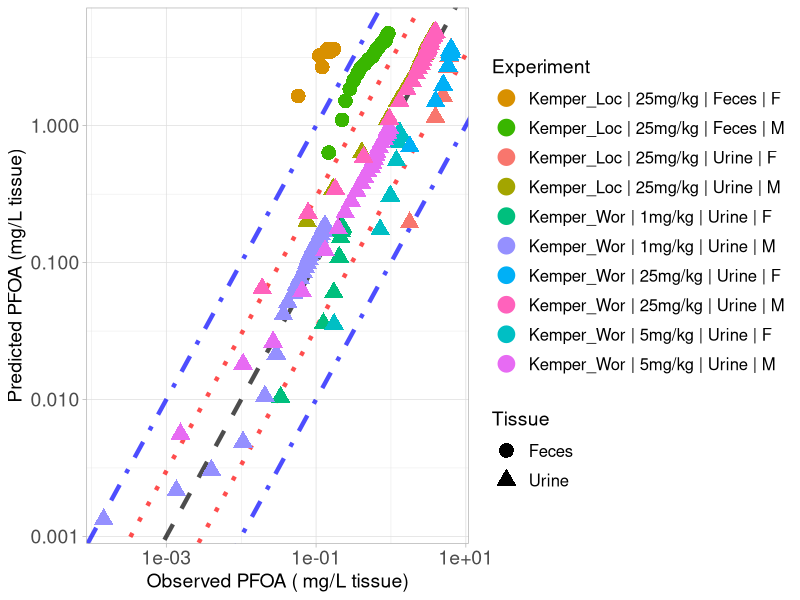

Write the R code that produced this figure.
library(ggplot2)

#setwd("C:/Users/ptsir/Documents/GitHub/PFAS_PBK_models/PFOA inhalation Rat/Validation/Validation_results")
setwd("C:/Users/dpjio/Documents/GitHub/PFAS_PBK_models/PFOA inhalation Rat/Validation/full_params_no_weights")

# Load Results 

# Results from Loccisano
Kemper_excreta_Loccisano_results <- read.csv("Kemper_2003_Excreta_Loccisano_results.csv", header = T)

Kemper_Urine_F_25_Loc <- Kemper_excreta_Loccisano_results[Kemper_excreta_Loccisano_results$Dose == 25 & 
                                             Kemper_excreta_Loccisano_results$Tissue  == "Urine" &
                                          Kemper_excreta_Loccisano_results$sex == "F", ]
Kemper_Urine_F_25_Loc$Experiment <- "Kemper_Loc | 25mg/kg | Urine | F"


Kemper_Feces_F_25_Loc <- Kemper_excreta_Loccisano_results[Kemper_excreta_Loccisano_results$Dose == 25 & 
                                              Kemper_excreta_Loccisano_results$Tissue  == "Feces" &
                                              Kemper_excreta_Loccisano_results$sex == "F", ]
Kemper_Feces_F_25_Loc$Experiment <- "Kemper_Loc | 25mg/kg | Feces | F"



Kemper_Urine_M_25_Loc <- Kemper_excreta_Loccisano_results[Kemper_excreta_Loccisano_results$Dose == 25 & Kemper_excreta_Loccisano_results$Tissue == "Urine" &
                                             Kemper_excreta_Loccisano_results$sex == "M", ]
Kemper_Urine_M_25_Loc$Experiment <- "Kemper_Loc | 25mg/kg | Urine | M"



Kemper_Feces_M_25_Loc <- Kemper_excreta_Loccisano_results[Kemper_excreta_Loccisano_results$Dose == 25 & Kemper_excreta_Loccisano_results$Tissue == "Feces" &
                                             Kemper_excreta_Loccisano_results$sex == "M", ]
Kemper_Feces_M_25_Loc$Experiment <- "Kemper_Loc | 25mg/kg | Feces | M"

#Results from Worley
Kemper_excreta_Worley_results <- read.csv("Kemper_2003_Excreta_Worley_results.csv", header = T)

Kemper_Urine_F_1_Wor <- Kemper_excreta_Worley_results[Kemper_excreta_Worley_results$Dose == 1 & 
                                                           Kemper_excreta_Worley_results$Tissue  == "Urine" &
                                                        Kemper_excreta_Worley_results$sex == "F", ]
Kemper_Urine_F_1_Wor$Experiment <- "Kemper_Wor | 1mg/kg | Urine | F"


Kemper_Urine_F_5_Wor <- Kemper_excreta_Worley_results[Kemper_excreta_Worley_results$Dose == 5 & 
                                                        Kemper_excreta_Worley_results$Tissue  == "Urine" &
                                                        Kemper_excreta_Worley_results$sex == "F", ]
Kemper_Urine_F_5_Wor$Experiment <- "Kemper_Wor | 5mg/kg | Urine | F"


Kemper_Urine_F_25_Wor <- Kemper_excreta_Worley_results[Kemper_excreta_Worley_results$Dose == 25 & 
                                                            Kemper_excreta_Worley_results$Tissue  == "Urine" &
                                                            Kemper_excreta_Worley_results$sex == "F", ]
Kemper_Urine_F_25_Wor$Experiment <- "Kemper_Wor | 25mg/kg | Urine | F"



Kemper_Urine_M_1_Wor <- Kemper_excreta_Worley_results[Kemper_excreta_Worley_results$Dose == 1 & 
                                                        Kemper_excreta_Worley_results$Tissue  == "Urine" &
                                                        Kemper_excreta_Worley_results$sex == "M", ]
Kemper_Urine_M_1_Wor$Experiment <- "Kemper_Wor | 1mg/kg | Urine | M"


Kemper_Urine_M_5_Wor <- Kemper_excreta_Worley_results[Kemper_excreta_Worley_results$Dose == 5 & 
                                                        Kemper_excreta_Worley_results$Tissue  == "Urine" &
                                                        Kemper_excreta_Worley_results$sex == "M", ]
Kemper_Urine_M_5_Wor$Experiment <- "Kemper_Wor | 5mg/kg | Urine | M"


Kemper_Urine_M_25_Wor <- Kemper_excreta_Worley_results[Kemper_excreta_Worley_results$Dose == 25 & 
                                                         Kemper_excreta_Worley_results$Tissue  == "Urine" &
                                                         Kemper_excreta_Worley_results$sex == "M", ]
Kemper_Urine_M_25_Wor$Experiment <- "Kemper_Wor | 25mg/kg | Urine | M"


Experiment <- scales::hue_pal()(10)

names(Experiment) <- unique(c( Kemper_Urine_F_25_Loc$Experiment, Kemper_Feces_F_25_Loc$Experiment,
                               Kemper_Urine_M_25_Loc$Experiment,Kemper_Feces_M_25_Loc$Experiment,
                               Kemper_Urine_F_1_Wor$Experiment, Kemper_Urine_F_5_Wor$Experiment, 
                               Kemper_Urine_F_25_Wor$Experiment, Kemper_Urine_M_1_Wor$Experiment,
                               Kemper_Urine_M_5_Wor$Experiment, Kemper_Urine_M_25_Wor$Experiment))



scatter_plot <- ggplot()+
  geom_abline(intercept = log10(1), slope = 1, linetype = "dashed", color = "black", linewidth = 1.5, alpha = 0.7) +  # Identity line in log10 scale
  geom_abline(intercept = log10(3), slope = 1, linetype = "dotted", color = "red", linewidth = 1.5, alpha = 0.7) +  # +3-fold error line
  geom_abline(intercept = log10(1/3), slope = 1, linetype = "dotted", color = "red", linewidth = 1.5, alpha = 0.7) +  # -3-fold error line
  geom_abline(intercept = log10(10), slope = 1, linetype = "dotdash", color = "blue", linewidth = 1.5, alpha = 0.7) +  # +10-fold error line
  geom_abline(intercept = log10(1/10), slope = 1, linetype = "dotdash", color = "blue", linewidth = 1.5, alpha = 0.7) +  # -10-fold error line
  geom_point(data = Kemper_Urine_F_25_Loc, aes(x=Observed, y=Predicted, color = Experiment, shape = Tissue), size=4, stroke = 1.5)+
  geom_point(data = Kemper_Feces_F_25_Loc, aes(x=Observed, y=Predicted, color = Experiment, shape = Tissue), size=4, stroke = 1.5)+
  geom_point(data = Kemper_Urine_M_25_Loc, aes(x=Observed, y=Predicted, color = Experiment, shape = Tissue), size=4, stroke = 1.5)+
  geom_point(data = Kemper_Feces_M_25_Loc, aes(x=Observed, y=Predicted, color = Experiment, shape = Tissue), size=4, stroke = 1.5)+
  geom_point(data = Kemper_Urine_F_1_Wor, aes(x=Observed, y=Predicted, color = Experiment, shape = Tissue), size=4, stroke = 1.5)+
  geom_point(data = Kemper_Urine_F_5_Wor, aes(x=Observed, y=Predicted, color = Experiment, shape = Tissue), size=4, stroke = 1.5)+
  geom_point(data = Kemper_Urine_F_25_Wor, aes(x=Observed, y=Predicted, color = Experiment, shape = Tissue), size=4, stroke = 1.5)+
  geom_point(data = Kemper_Urine_M_1_Wor, aes(x=Observed, y=Predicted, color = Experiment, shape = Tissue), size=4, stroke = 1.5)+
  geom_point(data = Kemper_Urine_M_5_Wor, aes(x=Observed, y=Predicted, color = Experiment, shape = Tissue), size=4, stroke = 1.5)+
  geom_point(data = Kemper_Urine_M_25_Wor, aes(x=Observed, y=Predicted, color = Experiment, shape = Tissue), size=4, stroke = 1.5)+
  scale_y_log10()+
  scale_x_log10()+
  scale_color_manual(values = Experiment)+
  theme(legend.spacing.y = unit(1, 'cm')) +
  guides(fill = guide_legend(byrow = TRUE))+
  theme_light()+
  labs(y = "Predicted PFOA (mg/L tissue)",
       x = "Observed PFOA ( mg/L tissue)")+
  theme(plot.title = element_text(hjust = 0.5),
        legend.key.size = unit(0.75, 'cm'),  
        legend.title = element_text(size=14),
        legend.text = element_text(size=12,  hjust = 0),
        axis.text = element_text(size = 14),
        axis.title = element_text(size = 14),
        )

#print(scatter_plot)

ggsave("validation_plot_PFOA_excreta.png", scatter_plot, width = 11, height = 7, units = "in", dpi = 300)
